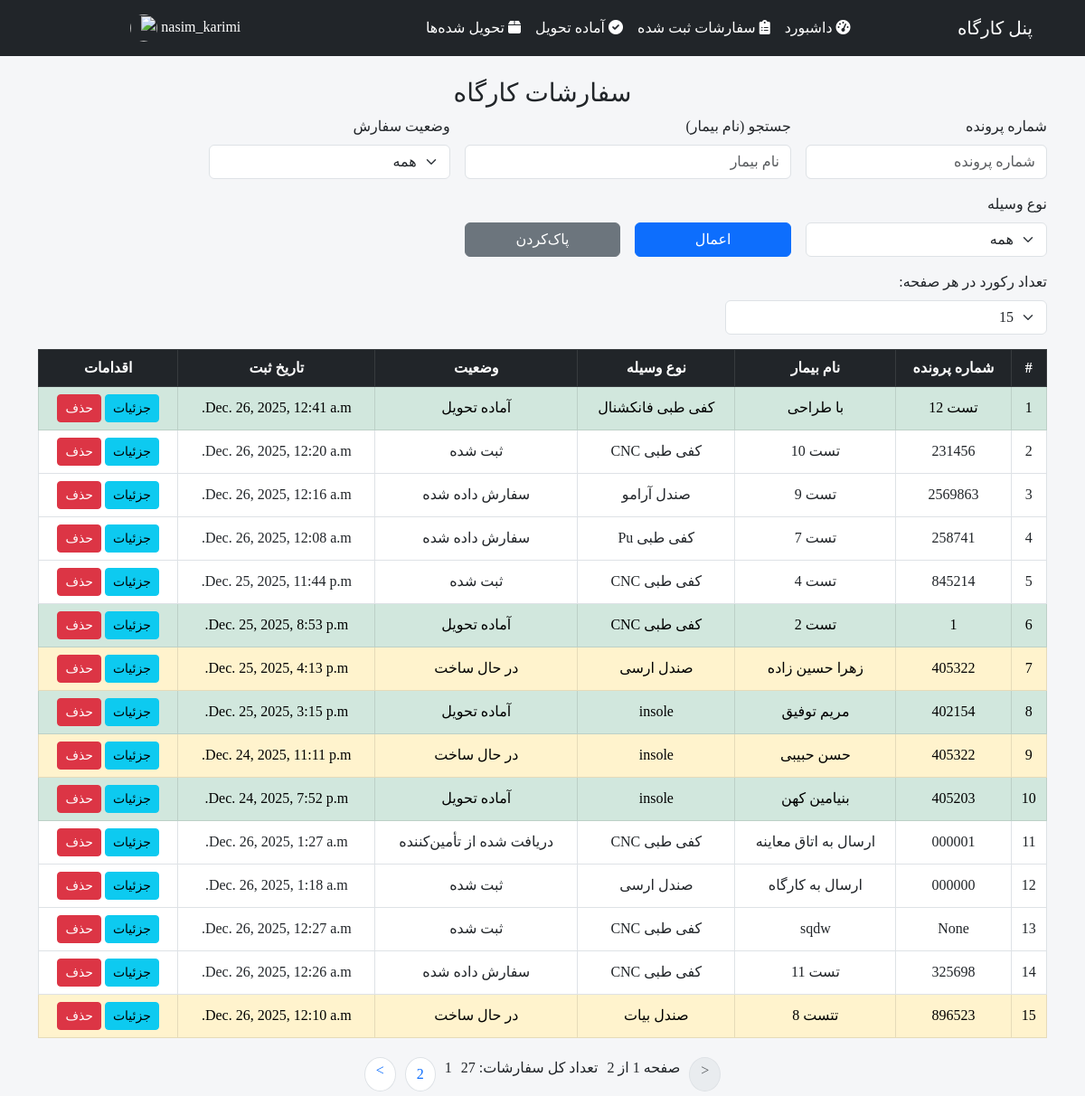
/workshop/ (signed in), run on an earlier commit of the app's database.
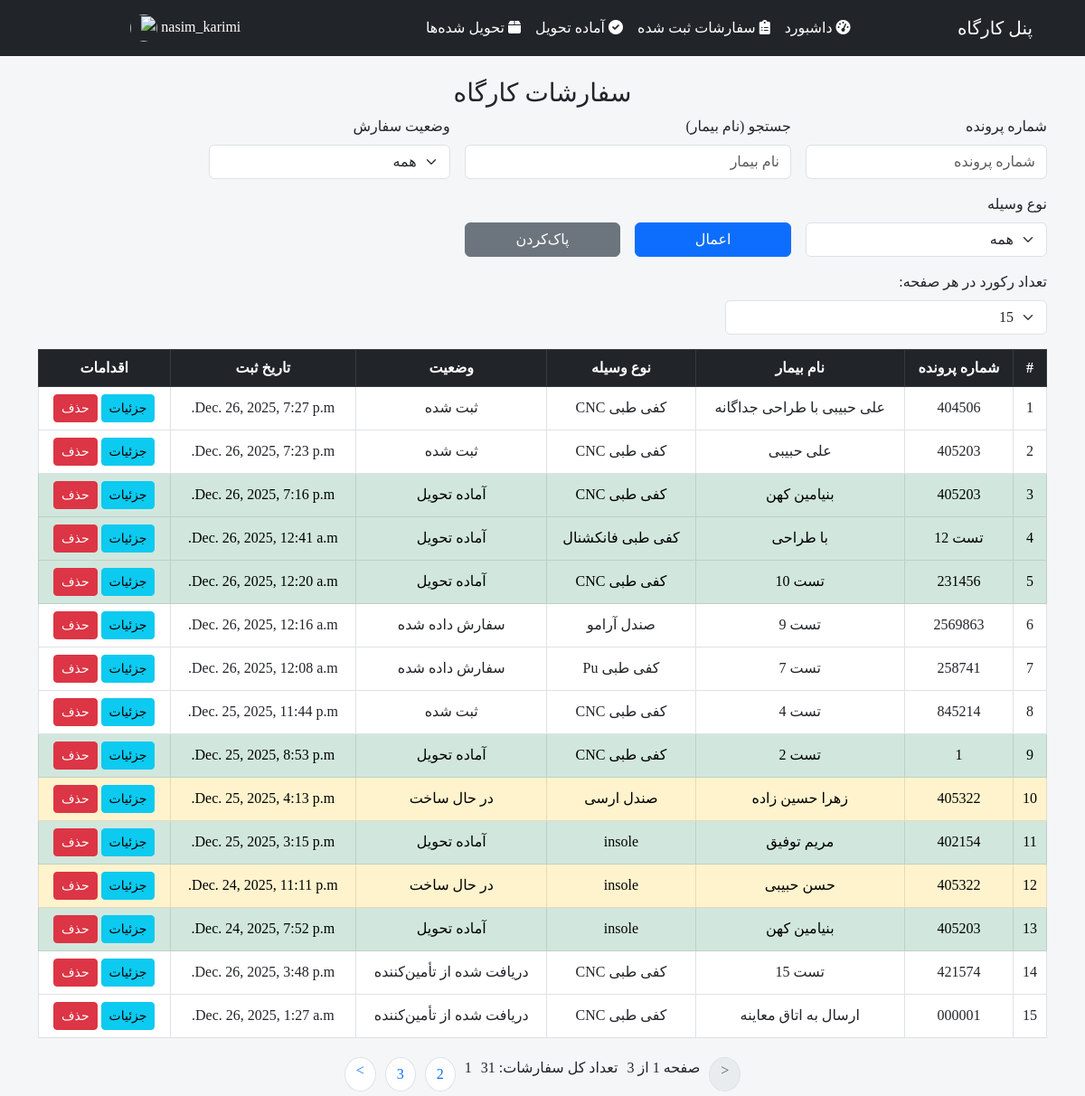
And on a later commit of the database.
### WorkShop/models.py (models this page shows, shortened)
class Order(models.Model):
    DEVICE_CHOICES = [
        ('CNC insole', 'کفی طبی CNC'),
        ('Functional insole', 'کفی طبی فانکشنال'),
        ('Pu insole', 'کفی طبی Pu'),
        ('SandalA', 'صندل آرامو'),
        ('SandalB', 'صندل بیات'),
        ('SandalO', 'صندل ارسی'),
    ]
    SIDE_CHOICES = [
        ('both', 'هر دو'),
        ('right', 'راست'),
        ('left', 'چپ'),
    ]
    PRIORITY_CHOICES = [
        ('normal', 'عادی'),
        ('urgent', 'اورژانسی'),
    ]
    STATUS_CHOICES = [
        ('registered', 'ثبت شده'),
        ("ordered", "سفارش داده شده"),
        ('received', 'دریافت شده از تأمین‌کننده'),
        ('in_progress', 'در حال ساخت'),
        ('ready', 'آماده تحویل'),
        ('canceled', 'لغو شده'),
        ('delivered', 'تحویل داده شده'),
    ]
    SEND_TO_CHOICES = [
        ('workshop', 'کارگاه'),
        ('examiner', 'اتاق معاینه'),
    ]
    created_by = models.ForeignKey(
        User,
        on_delete=models.SET_NULL,
        null=True,
        blank=True,
        related_name='created_orders',
        verbose_name='ثبت‌کننده'
    )
    ready_by = models.ForeignKey(
        User,
        on_delete=models.SET_NULL,
        null=True,
        blank=True,
        related_name='ready_orders',
        verbose_name='آماده‌کننده'
    )
    case_number = models.CharField(
        max_length=50, blank=True, null=True, verbose_name='شماره پرونده')
    patient_name = models.CharField(max_length=100, verbose_name='نام بیمار')
    device_type = models.CharField(
        max_length=20,
        choices=DEVICE_CHOICES,
        verbose_name='نوع ارتوز'
    )
    side = models.CharField(
        max_length=10,
        choices=SIDE_CHOICES,
        verbose_name='اندام مورد نظر'
    )
    technical_notes = models.CharField(
        blank=False, verbose_name='خلاصه پرونده', editable=True,)
    designes = models.CharField(
        blank=False, verbose_name='طراحی‌ها', default='', editable=True, )
    different_designs = models.BooleanField(
        default=False, verbose_name="آیا دو پا متفاوت هستند؟")
    different_technical_notes = models.BooleanField(
        default=False,
        verbose_name="آیا خلاصه پرونده برای پای چپ و راست متفاوت است؟"
    )
    designes_left = models.TextField(blank=True, null=True)
    designes_right = models.TextField(blank=True, null=True)
    technical_notes_left = models.TextField(blank=True, null=True)
    technical_notes_right = models.TextField(blank=True, null=True)
    priority = models.CharField(
        max_length=10,
        choices=PRIORITY_CHOICES,
        default='normal',
        verbose_name='اولویت'
    )
    send_to = models.CharField(
        max_length=60,
        choices=SEND_TO_CHOICES,
        default='workshop',
        verbose_name='ارسال به'
    )
    status = models.CharField(
        max_length=20, choices=STATUS_CHOICES, default='registered', verbose_name='وضعیت')
    delivered_at = models.DateTimeField(null=True, blank=True)
    delivered_by = models.ForeignKey(
        User,
        null=True,
        blank=True,
        on_delete=models.SET_NULL,
        related_name='delivered_orders'
    )
    workshop_notes = models.TextField(blank=True)
    created_at = models.DateTimeField(auto_now_add=True)
    ready_at = models.DateTimeField(null=True, blank=True)

### WorkShop/decorators.py (the view)
        def wrapper(request, *args, **kwargs):
            if not request.user.is_authenticated:
                return redirect('login')
            if request.user.groups.filter(name=group_name).exists():
                return view_func(request, *args, **kwargs)
            return redirect('login')

### WorkShop/templates/workshop/workshop_list.html (shortened to what the changed rows need)
{% extends 'workshop/base.html' %}
{% block content %}
{% load jformat %}
<div class="table-responsive">
    <table class="table table-bordered table-hover align-middle text-center">
        <thead class="table-dark">
            <tr>
                <th>#</th>
                <th>شماره پرونده</th>
                <th>نام بیمار</th>
                <th>نوع وسیله</th>
                <th>وضعیت</th>
                <th>تاریخ ثبت</th>
                <th>اقدامات</th>
            </tr>
        </thead>
        <tbody>
            {% for order in orders %}
            <tr class="
    {% if order.status == 'new' %}table-secondary
    {% elif order.status == 'in_progress' %}table-warning
    {% elif order.status == 'ready' %}table-success
    {% endif %}
    {% if order.priority == 'urgent' %}urgent-row{% endif %}
">
                <td>{{ forloop.counter }}</td>
                <td>{{ order.case_number }}</td>
                <td>{{ order.patient_name }}</td>
                <td>{{ order.get_device_type_display }}</td>
                <td>{{ order.get_status_display }}</td>
                <td>{{ order.created_at|jformat:"%Y/%m/%d %H:%M" }}</td>
                <td>
                    <a href="{% url 'workshop-update' order.id %}" class="btn btn-info btn-sm">جزئیات</a>
                    {% if user.groups.all.0.name == 'Reception' %}
                    <a href="{% url 'workshop-delete' order.id %}" class="btn btn-danger btn-sm"
                        onclick="return confirm('آیا مطمئن هستید که می‌خواهید این سفارش را حذف کنید؟');">حذف</a>
                    {% endif %}
                </td>
            </tr>
            {% empty %}
            <tr>
                <td colspan="6" class="text-muted">
                    سفارشی یافت نشد
                </td>
            </tr>
            {% endfor %}
        </tbody>
    </table>
</div>
<div class="pagination justify-content-center">
    {% if page_obj.has_previous %}
    <a style = "margin: 5px; border-radius: 50%; line-height: 1;" href="?page={{ page_obj.previous_page_number }}&per_page={{ records_per_page }}" class="page-link"><</a>
    {% else %}
    <span style = "margin: 5px; border-radius: 50%; line-height: 1;" class="page-link disabled"><</span>
    {% endif %}
    {% if page_obj.paginator.num_pages > 1 %}
    <span style = "margin: 5px;" style = "margin: 5px;" class="page-info">صفحه {{ page_obj.number }} از {{ page_obj.paginator.num_pages }}</span>
    {% endif %}
    {% if page_obj.paginator.count > 0 %}
    <span style = "margin: 5px;" class="total-count">تعداد کل سفارشات: {{ page_obj.paginator.count }}</span>
    {% endif %}
    {% for num in page_obj.paginator.page_range %}
    {% if page_obj.number == num %}
    <span style = "margin: 5px; border-radius: 50%; " class="current-page">{{ num }}</span>
    {% else %}
    <a style = "margin: 5px; border-radius: 50%;" href="?page={{ num }}" class="page-link">{{ num }}</a>
    {% endif %}
    {% endfor %}
    {% if page_obj.has_next %}
    <a style = "margin: 5px; border-radius: 50%; line-height: 1;" href="?page={{ page_obj.next_page_number }}&per_page={{ records_per_page }}" class="page-link">></a>
    {% else %}
    <span style = "margin: 5px; border-radius: 50%; line-height: 1;" class="page-link disabled">></span>
    {% endif %}
</div>
{% endblock %}

What changed in the data, as far as the page shows it:
no longer on this page (row unchanged): Order: case_number "000000", patient_name "ارسال به کارگاه", device_type "صندل ارسی", status "ثبت شده", created_at|jformat "Dec. 26, 2025, 1:18 a.m."
no longer on this page (row unchanged): Order: case_number "None", patient_name "sqdw", device_type "کفی طبی CNC", status "ثبت شده", created_at|jformat "Dec. 26, 2025, 12:27 a.m."
no longer on this page (row unchanged): Order: case_number "325698", patient_name "تست 11", device_type "کفی طبی CNC", status "سفارش داده شده", created_at|jformat "Dec. 26, 2025, 12:26 a.m."
no longer on this page (row unchanged): Order: case_number "896523", patient_name "تتست 8", device_type "صندل بیات", status "در حال ساخت", created_at|jformat "Dec. 26, 2025, 12:10 a.m."
added Order: case_number "404506", patient_name "علی حبیبی با طراحی جداگانه", device_type "کفی طبی CNC", status "ثبت شده", created_at|jformat "Dec. 26, 2025, 7:27 p.m."
added Order: case_number "405203", patient_name "علی حبیبی", device_type "کفی طبی CNC", status "ثبت شده", created_at|jformat "Dec. 26, 2025, 7:23 p.m."
added Order: case_number "405203", patient_name "بنیامین کهن", device_type "کفی طبی CNC", status "آماده تحویل", created_at|jformat "Dec. 26, 2025, 7:16 p.m."
changed Order "تست 10": status "ثبت شده" → "آماده تحویل"
added Order: case_number "421574", patient_name "تست 15", device_type "کفی طبی CNC", status "دریافت شده از تأمین‌کننده", created_at|jformat "Dec. 26, 2025, 3:48 p.m."
Also different on the page:
{{ page_obj.paginator.num_pages }}: "2" → "3"
{{ page_obj.paginator.count }}: "27" → "31"
new list line: "3"
